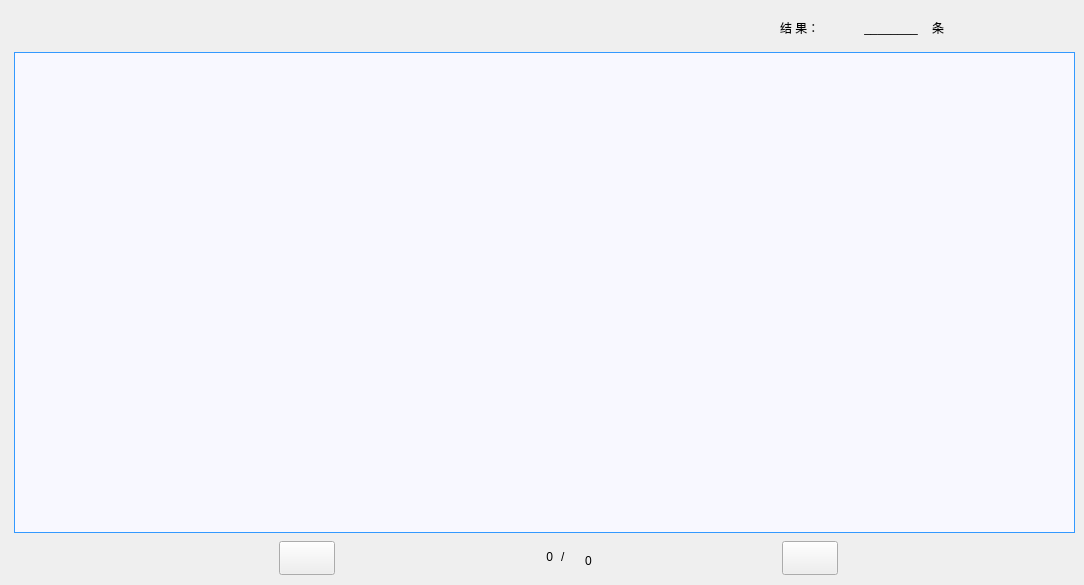
        <widget class="QWidget" name="tab">
         <attribute name="title">
          <string>数据</string>
         </attribute>
         <widget class="QPushButton" name="pushButton_previous">
          <property name="geometry">
           <rect>
            <x>279</x>
            <y>541</y>
            <width>56</width>
            <height>34</height>
           </rect>
          </property>
          <property name="focusPolicy">
           <enum>Qt::NoFocus</enum>
          </property>
          <property name="styleSheet">
           <string notr="true">border-image: url(:/LCD_CS351/LCD_CS351/logo/left.jpg);</string>
          </property>
          <property name="text">
           <string/>
          </property>
         </widget>
         <widget class="QLabel" name="label_79">
          <property name="geometry">
           <rect>
            <x>561</x>
            <y>541</y>
            <width>16</width>
            <height>31</height>
           </rect>
          </property>
          <property name="styleSheet">
           <string notr="true">font: 18pt &quot;黑体&quot;;
color: rgb(0, 0, 0);</string>
          </property>
          <property name="text">
           <string>/</string>
          </property>
         </widget>
         <widget class="QPushButton" name="pushButton_last">
          <property name="geometry">
           <rect>
            <x>1019</x>
            <y>541</y>
            <width>56</width>
            <height>34</height>
           </rect>
          </property>
          <property name="focusPolicy">
           <enum>Qt::NoFocus</enum>
          </property>
          <property name="styleSheet">
           <string notr="true">border-image: url(:/LCD_CS351/LCD_CS351/logo/right_history.bmp);</string>
          </property>
          <property name="text">
           <string/>
          </property>
          <property name="autoDefault">
           <bool>false</bool>
          </property>
          <property name="flat">
           <bool>true</bool>
          </property>
         </widget>
         <widget class="QLabel" name="label_M">
          <property name="geometry">
           <rect>
            <x>573</x>
            <y>545</y>
            <width>31</width>
            <height>31</height>
           </rect>
          </property>
          <property name="styleSheet">
           <string notr="true">font: 14pt &quot;黑体&quot;;
color: rgb(0, 0, 0);</string>
          </property>
          <property name="text">
           <string>0</string>
          </property>
          <property name="alignment">
           <set>Qt::AlignCenter</set>
          </property>
         </widget>
         <widget class="QTableView" name="tableView">
          <property name="geometry">
           <rect>
            <x>14</x>
            <y>52</y>
            <width>1061</width>
            <height>481</height>
           </rect>
          </property>
          <property name="focusPolicy">
           <enum>Qt::NoFocus</enum>
          </property>
          <property name="styleSheet">
           <string notr="true">QTableView{
    font: 12pt &quot;黑体&quot;; 
	border-width:1px;  
	border-style:solid;
	border-color: rgb(51, 153, 255);  
	background-color: rgb(248, 248, 255);
}
QTableView::item:seleted{
    background-color: rgb(248, 248, 255); 
	color: black;
}</string>
          </property>
          <property name="verticalScrollBarPolicy">
           <enum>Qt::ScrollBarAlwaysOff</enum>
          </property>
          <property name="horizontalScrollBarPolicy">
           <enum>Qt::ScrollBarAlwaysOff</enum>
          </property>
          <property name="autoScroll">
           <bool>false</bool>
          </property>
          <property name="editTriggers">
           <set>QAbstractItemView::NoEditTriggers</set>
          </property>
          <property name="tabKeyNavigation">
           <bool>false</bool>
          </property>
          <property name="showDropIndicator" stdset="0">
           <bool>false</bool>
          </property>
          <property name="dragDropOverwriteMode">
           <bool>false</bool>
          </property>
          <property name="selectionMode">
           <enum>QAbstractItemView::NoSelection</enum>
          </property>
          <property name="textElideMode">
           <enum>Qt::ElideLeft</enum>
          </property>
         </widget>
         <widget class="QPushButton" name="pushButton_next">
          <property name="geometry">
           <rect>
            <x>782</x>
            <y>541</y>
            <width>56</width>
            <height>34</height>
           </rect>
          </property>
          <property name="focusPolicy">
           <enum>Qt::NoFocus</enum>
          </property>
          <property name="styleSheet">
           <string notr="true">border-image: url(:/LCD_CS351/LCD_CS351/logo/right.jpg);</string>
          </property>
          <property name="text">
           <string/>
          </property>
         </widget>
         <widget class="QPushButton" name="pushButton_first">
          <property name="geometry">
           <rect>
            <x>15</x>
            <y>541</y>
            <width>56</width>
            <height>34</height>
           </rect>
          </property>
          <property name="focusPolicy">
           <enum>Qt::NoFocus</enum>
          </property>
          <property name="styleSheet">
           <string notr="true">border-image: url(:/LCD_CS351/LCD_CS351/logo/left_history.bmp);</string>
          </property>
          <property name="text">
           <string/>
          </property>
          <property name="autoDefault">
           <bool>false</bool>
          </property>
          <property name="flat">
           <bool>true</bool>
          </property>
         </widget>
         <widget class="QLabel" name="label_N">
          <property name="geometry">
           <rect>
            <x>492</x>
            <y>541</y>
            <width>61</width>
            <height>31</height>
           </rect>
          </property>
          <property name="styleSheet">
           <string notr="true">font: 24pt &quot;黑体&quot;;
color: rgb(0, 0, 0);</string>
          </property>
          <property name="text">
           <string>0</string>
          </property>
          <property name="alignment">
           <set>Qt::AlignRight|Qt::AlignTrailing|Qt::AlignVCenter</set>
          </property>
         </widget>
         <widget class="QWidget" name="layoutWidget11_3">
          <property name="geometry">
           <rect>
            <x>780</x>
            <y>12</y>
            <width>222</width>
            <height>32</height>
           </rect>
          </property>
          <layout class="QHBoxLayout" name="horizontalLayout_23">
           <item>
            <widget class="QLabel" name="label_146">
             <property name="styleSheet">
              <string notr="true">font: 14pt &quot;黑体&quot;;
color: rgb(0, 0, 0);</string>
             </property>
             <property name="text">
              <string>结 果：</string>
             </property>
            </widget>
           </item>
           <item>
            <widget class="QLabel" name="label_num">
             <property name="styleSheet">
              <string notr="true">font: 14pt &quot;黑体&quot;;
color: rgb(0, 0, 0);</string>
             </property>
             <property name="text">
              <string>________</string>
             </property>
             <property name="alignment">
              <set>Qt::AlignCenter</set>
             </property>
            </widget>
           </item>
           <item>
            <widget class="QLabel" name="label_147">
             <property name="styleSheet">
              <string notr="true">font: 14pt &quot;黑体&quot;;
color: rgb(0, 0, 0);</string>
             </property>
             <property name="text">
              <string>条</string>
             </property>
            </widget>
           </item>
          </layout>
         </widget>
        </widget>
